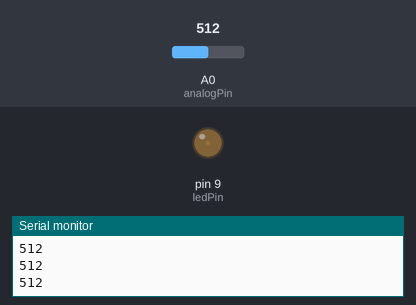
Recording of a sketch running on a simulated Arduino Uno, built with avr-gcc and run on an emulated ATmega328P. Shown: output pins drawn as LEDs (lit = HIGH), the last lines printed to the serial monitor. Inputs (shaded band) come from the test bench; at power-on: A0 (analogPin) = 512.

Above: at 1.2 s.
1.3 s: A0 (analogPin) set to 490
At 1.7 s:
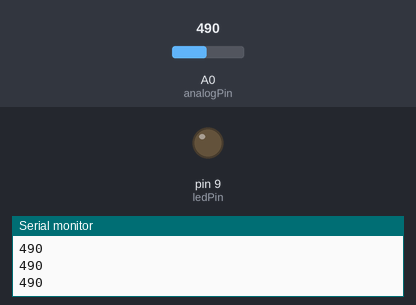
2.8 s: A0 (analogPin) set to 509
At 4.0 s:
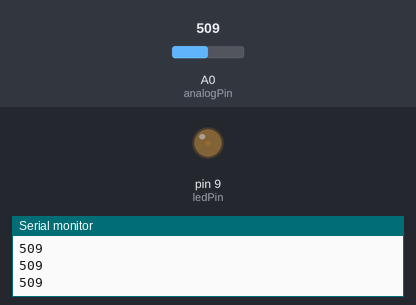
4.3 s: A0 (analogPin) set to 716
At 5.2 s:
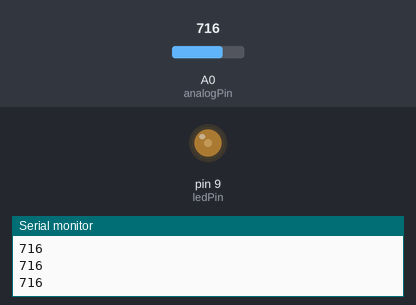
5.8 s: A0 (analogPin) set to 511
At 6.5 s:
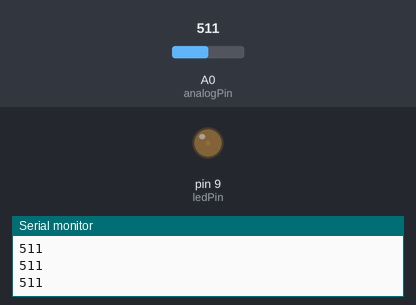
7.3 s: A0 (analogPin) set to 306
At 8.7 s:
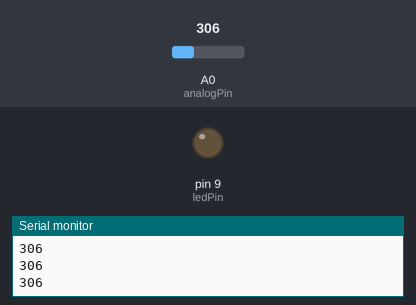
Timing chart, 0 to 9.8 s (numbered marks = the images above; inputs shaded):
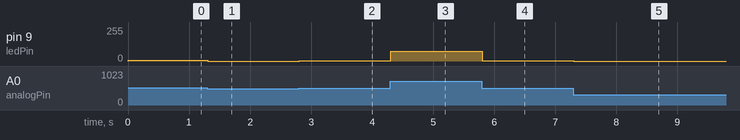

Measured:
- after the input at 1.3 s, pin 9 (ledPin): 4/255 → 0/255 at once
- after the input at 2.8 s, pin 9 (ledPin): 0/255 → 3/255 at once
- after the input at 4.3 s, pin 9 (ledPin): 3/255 → 72/255 at once
- after the input at 5.8 s, pin 9 (ledPin): 72/255 → 3/255 at once
- after the input at 7.3 s, pin 9 (ledPin): 3/255 → 0/255 at once

The sketch:

RotaryPotentiometer.ino
```cpp
int ledPin = 9;        // LED connected to digital pin 9 (PWM)
int analogPin = A0;    // potentiometer connected to analog pin A0
int val = 0;           // variable to store the read value

void setup() {

  pinMode(ledPin, OUTPUT);  // sets the pin as output
  Serial.begin(9600);
}

void loop() {
  val = analogRead(analogPin);  // read the input pin

  Serial.println(val);          // print the value
  if(val<500) val=500;
  if(val>800) val=800;
  int leddimming = map(val,500,800,0,100);
  analogWrite(ledPin,leddimming); // scale from 0–1023 to 0–255
  delay(1);                     // delay for stability
}
```
